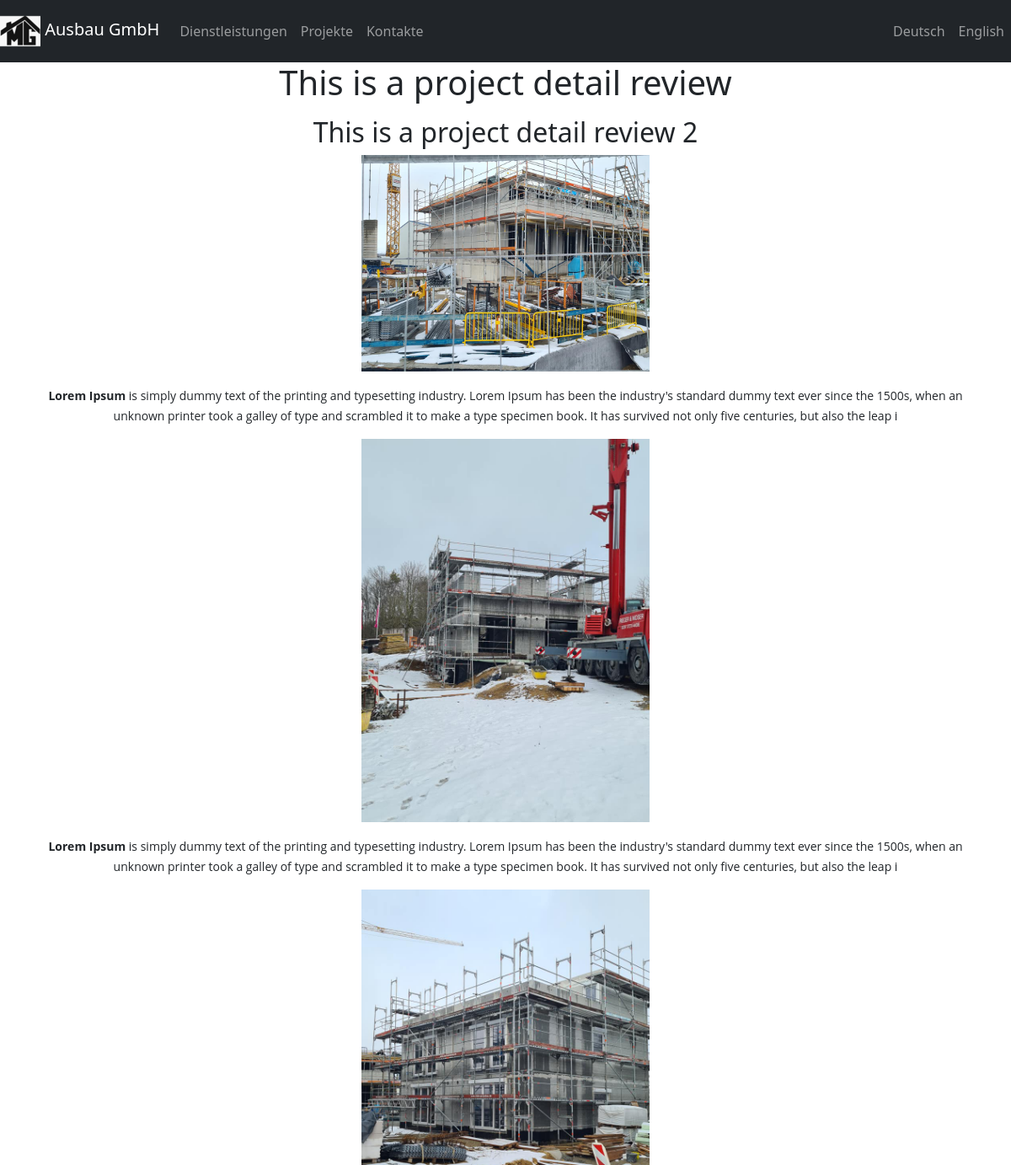
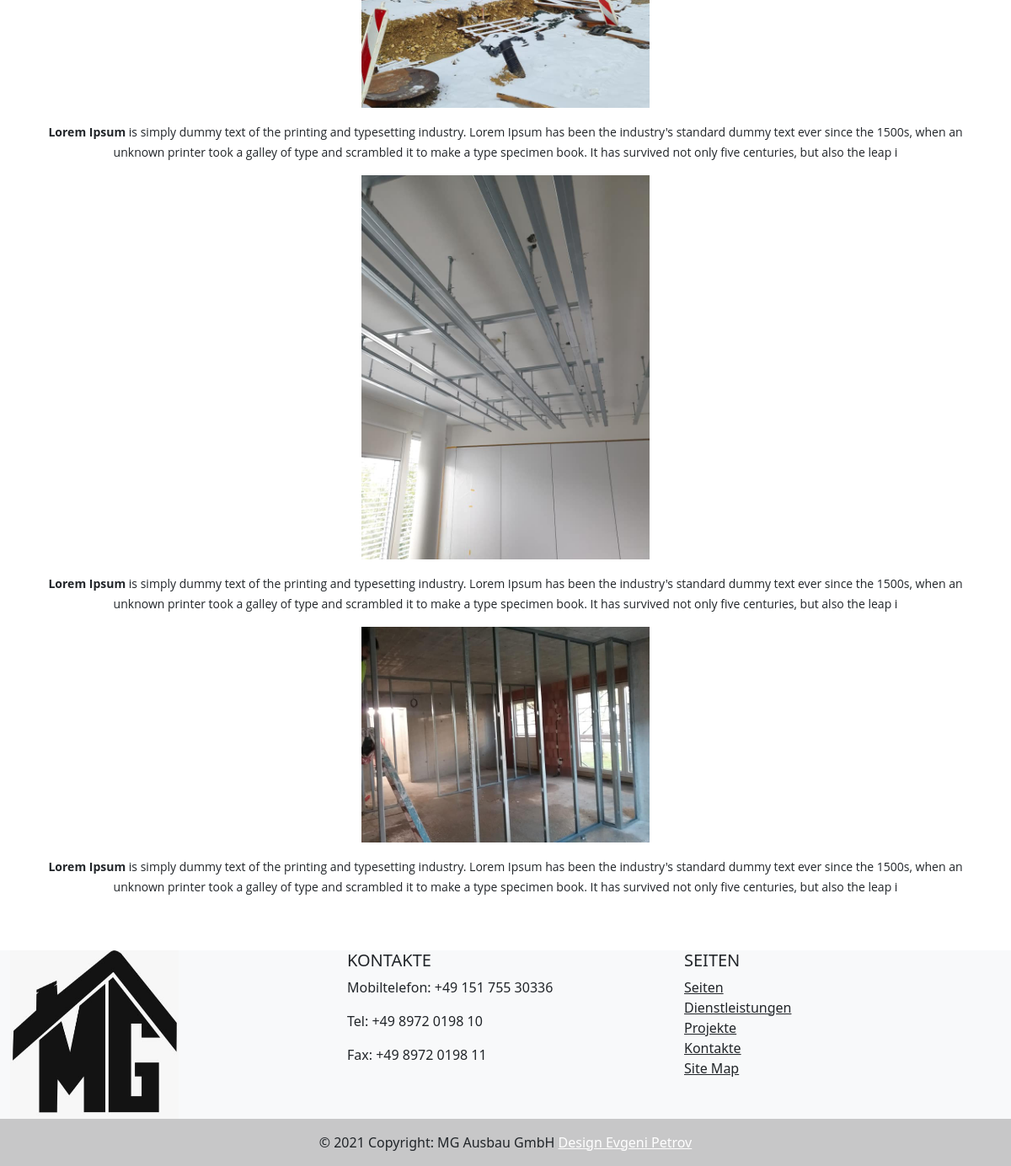
The app's page /projects/this-is-a-project-detail-review/ with its own data (2 pictures, top to bottom).
### blog/models.py (models this page shows, shortened)
class BlogPost(models.Model):
    title = models.CharField(max_length=250)
    slug = models.SlugField(allow_unicode=True)
    thumbnail = models.ImageField(upload_to='photos/%Y/%m/%d/')
    content = models.TextField()
    featured = models.BooleanField(default=False)
    date_create = models.DateField(default=datetime.now, blank=True)

### blog/views.py (the view)
# urls.py: path('<slug:slug>/', BlogDetailView.as_view(), name="detail_projects"),
class BlogDetailView(DetailView):
    model = BlogPost

### blog/templates/blog/blogpost_detail.html (shortened to what this page needs)
{% extends 'drybuild/base.html' %}
{% block content %}
    <div class="container" align="center">
        <div class="row align-items-center">
            <div class="col-lg-12 col-sm-12 col-md-12">
                <h1 >{{ object.title | safe }}</h1>
                <p style="color: white" id="summernote">{{ object.content | safe }}</p>
                <br>
            </div>
        </div>
    </div>
    <br>
{% endblock %}

### records on screen
BlogPost: title "This is a project detail review", content "This is a project detail review 2 Lorem Ipsum is simply dummy text of the printing and typesetting industry. Lorem Ipsum has been the industry's standard dummy text ever since the 1500s, when an unknown printer took a galley of type and scrambled it to make a type specimen book. It has survived not only five centuries, but also the leap i Lorem Ipsum is simply dummy text of the printing and typesetting industry. Lorem Ipsum has been the industry's standard dummy text ever since the 1500s, when an unknown printer took a galley of type and scrambled it to make a type specimen book. It has survived not only five centuries, but also the leap i Lorem Ipsum is simply dummy text of the printing…", content (picture)

### other values on screen
{{ services }} "Dienstleistungen"
{{ projects }} "Projekte"
{{ contacts }} "Kontakte"
{{ lang.name_local }} "Deutsch" "English"
{{ contact }} "KONTAKTE"
{{ mobile }} "Mobiltelefon"
{{ tel }} "Tel"
{{ fax }} "Fax"
{{ pages }} "SEITEN"
{{ home }} "Seiten"
